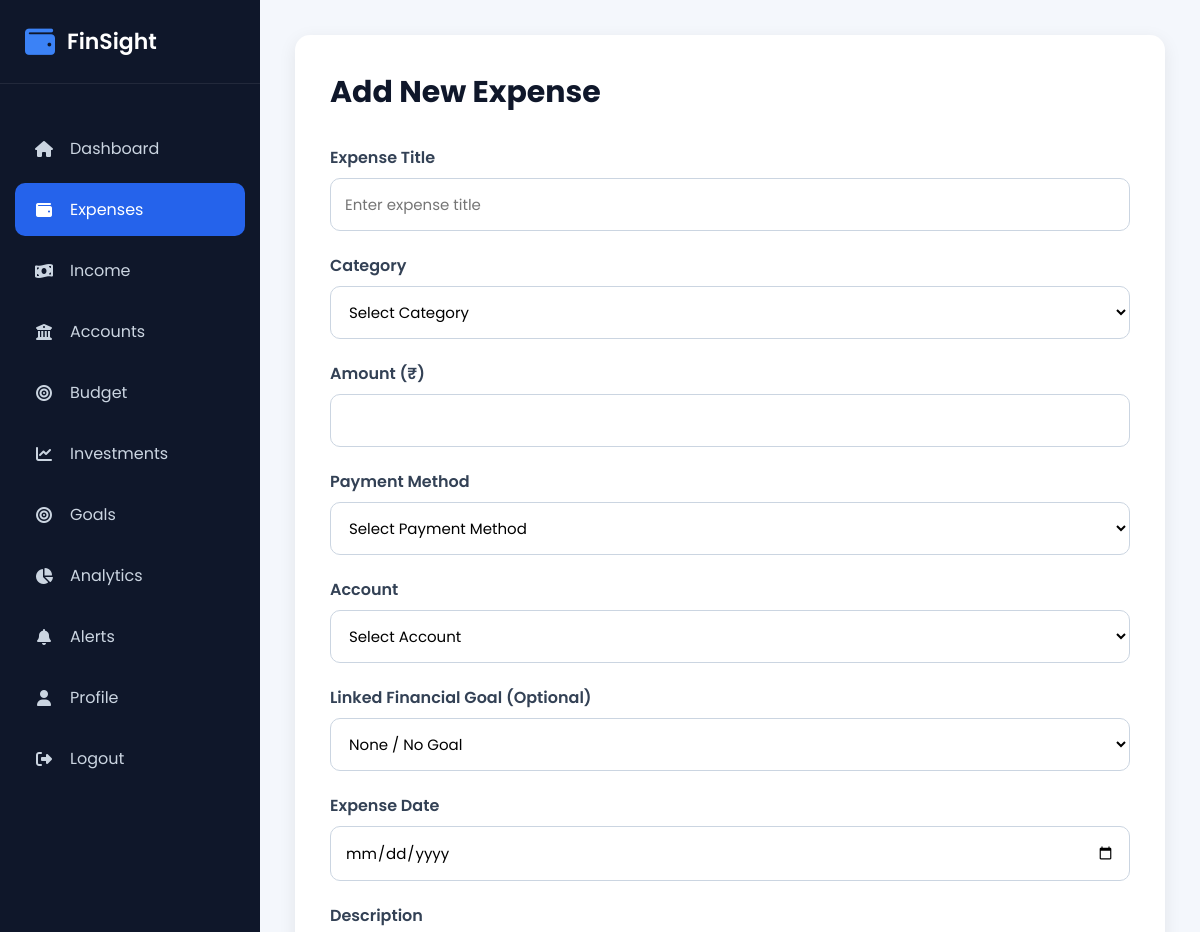
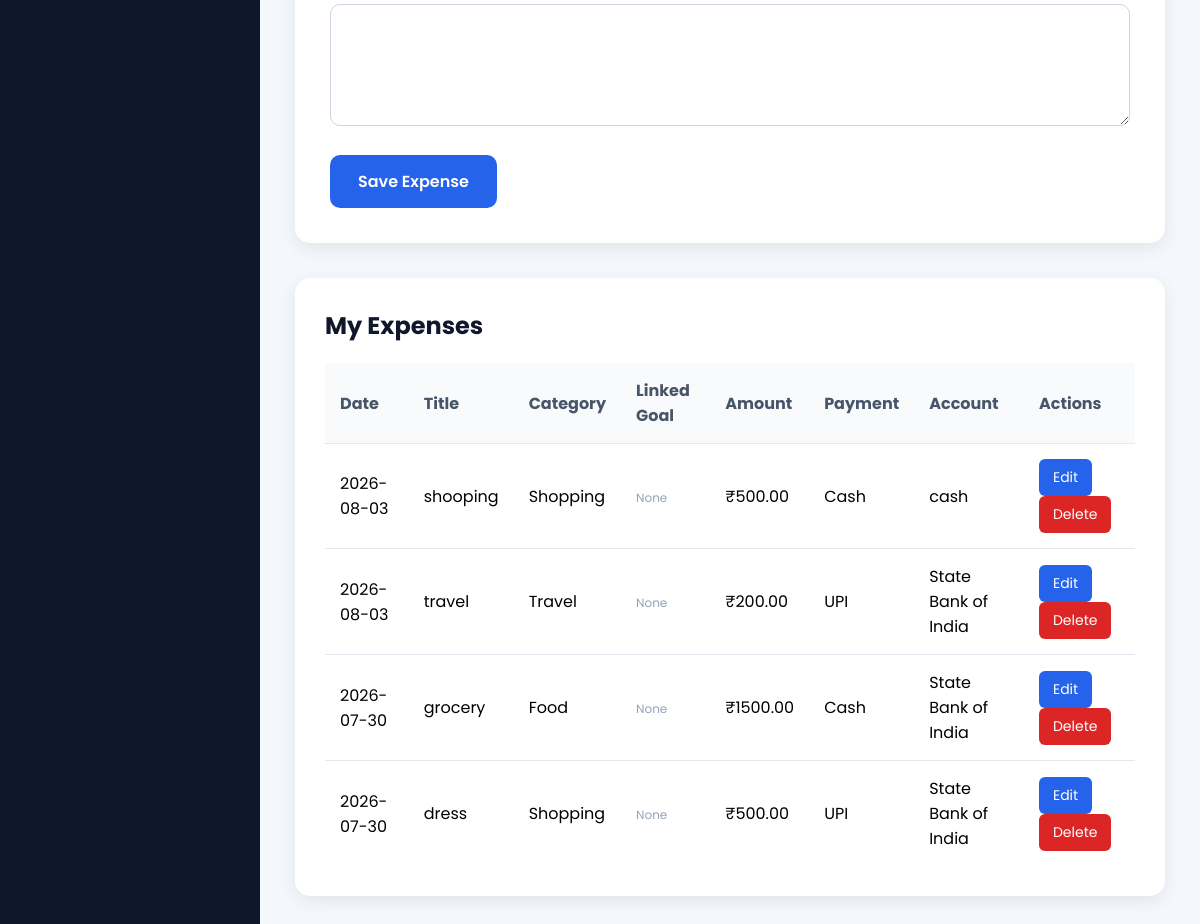
/expenses (signed in), run on the app's committed database (2 pictures, top to bottom).
### models/expense.py (models this page shows, shortened)
class Expense(db.Model):
    __tablename__ = "expenses"
    id = db.Column(db.Integer, primary_key=True)
    title = db.Column(
        db.String(100),
        nullable=False
    )
    category = db.Column(
        db.String(50),
        nullable=False
    )
    amount = db.Column(
        db.Float,
        nullable=False
    )
    payment_method = db.Column(
        db.String(30),
        nullable=False
    )
    account_id = db.Column(
        db.Integer,
        db.ForeignKey("accounts.id"),
        nullable=False
    )
    expense_date = db.Column(
        db.Date,
        nullable=False
    )
    description = db.Column(
        db.Text
    )
    created_at = db.Column(
        db.DateTime,
        default=datetime.utcnow
    )
    updated_at = db.Column(
        db.DateTime,
        default=datetime.utcnow,
        onupdate=datetime.utcnow
    )
    user_id = db.Column(
        db.Integer,
        db.ForeignKey("users.id"),
        nullable=False
    )
    goal_id = db.Column(
        db.Integer,
        db.ForeignKey("goals.id"),
        nullable=True
    )
    account = db.relationship(
        "Account",
        back_populates="expenses"
    )
    goal = db.relationship(
        "Goal",
        back_populates="expenses"
    )

### models/account.py (models this page shows, shortened)
class Account(db.Model):
    __tablename__ = "accounts"
    id = db.Column(db.Integer, primary_key=True)
    account_name = db.Column(
        db.String(100),
        nullable=False
    )
    account_type = db.Column(
        db.String(50),
        nullable=False
    )
    balance = db.Column(
        db.Float,
        nullable=False,
        default=0
    )
    description = db.Column(
        db.Text
    )
    created_at = db.Column(
        db.DateTime,
        default=datetime.utcnow
    )
    user_id = db.Column(
        db.Integer,
        db.ForeignKey("users.id"),
        nullable=False
    )
    expenses = db.relationship(
        "Expense",
        back_populates="account",
        cascade="all, delete-orphan",
        lazy=True
    )

### routes/expense.py (the view, shortened to what this page needs)
@expense.route("/expenses", methods=["GET", "POST"])
@login_required
def expenses():
    accounts = Account.query.filter_by(
        user_id=current_user.id
    ).all()
    goals = Goal.query.filter_by(
        user_id=current_user.id
    ).all()
    expenses_list = Expense.query.filter_by(
        user_id=current_user.id
    ).order_by(
        Expense.expense_date.desc()
    ).all()
    return render_template(
        "expenses.html",
        expenses=expenses_list,
        accounts=accounts,
        goals=goals
    )

### app.py (called while the page is built)
@login_manager.user_loader
def load_user(user_id):
    return User.query.get(int(user_id))

@app.context_processor
def inject_global_vars():
    if current_user.is_authenticated:
        unread_count = FinancialAlert.query.filter_by(user_id=current_user.id, is_read=False).count()
        return dict(unread_alerts_count=unread_count)
    return dict(unread_alerts_count=0)

### templates/expenses.html (shortened to what this page needs)
{% extends "layout.html" %}
{% block css %}
<link rel="stylesheet" href="{{ url_for('static', filename='css/expense.css') }}">
{% endblock %}
{% block content %}
<div class="expense-container">
    <div class="expense-form">
        <h2>Add New Expense</h2>
        <form method="POST">
            <div class="form-group">
                <label>Expense Title</label>
                <input type="text" name="title" placeholder="Enter expense title" required>
            </div>
            <div class="form-group">
                <label>Category</label>
                <select name="category" required>
                    <option value="">Select Category</option>
                </select>
            </div>
            <div class="form-group">
                <label>Amount (₹)</label>
                <input type="number" name="amount" step="0.01" required>
            </div>
            <div class="form-group">
                <label>Payment Method</label>
                <select name="payment_method" required>
                    <option value="">Select Payment Method</option>
                </select>
            </div>
            <div class="form-group">
                <label>Account</label>
                <select name="account_id" required>
                    <option value="">Select Account</option>
                </select>
            </div>
            <div class="form-group">
                <label>Linked Financial Goal (Optional)</label>
                <select name="goal_id">
                    <option value="none">None / No Goal</option>
                </select>
            </div>
            <div class="form-group">
                <label>Expense Date</label>
                <input type="date" name="expense_date" required>
            </div>
            <div class="form-group">
                <label>Description</label>
                <textarea name="description" rows="4"></textarea>
            </div>
            <button type="submit" class="btn-save">
                Save Expense
            </button>
        </form>
    </div>
</div>
<div class="expense-table">
    <h2>My Expenses</h2>
    <table>
        <thead>
            <tr>
                <th>Date</th>
                <th>Title</th>
                <th>Category</th>
                <th>Linked Goal</th>
                <th>Amount</th>
                <th>Payment</th>
                <th>Account</th>
                <th>Actions</th>
            </tr>
        </thead>
        <tbody>
            {% if expenses %}
                {% for expense in expenses %}
                <tr>
                    <td>{{ expense.expense_date }}</td>
                    <td>{{ expense.title }}</td>
                    <td>{{ expense.category }}</td>
                    <td>
                        {% if expense.goal %}
                            <span style="background: #EFF6FF; color: #2563EB; padding: 4px 10px; border-radius: 6px; font-weight: 600; font-size: 12px; border: 1px solid #BFDBFE; display: inline-block;">
                                🎯 {{ expense.goal.goal_name }}
                            </span>
                        {% else %}
                            <span style="color: #94A3B8; font-size: 12px;">None</span>
                        {% endif %}
                    </td>
                    <td>₹{{ "%.2f"|format(expense.amount) }}</td>
                    <td>{{ expense.payment_method }}</td>
                    <td>{{ expense.account.account_name }}</td>
                    <td>
                        <a href="{{ url_for('expense.edit_expense', id=expense.id) }}"
                           class="edit-btn">
                            Edit
                        </a>
                        <a href="{{ url_for('expense.delete_expense', id=expense.id) }}"
                           class="delete-btn"
                           onclick="return confirm('Are you sure you want to delete this expense?')">
                            Delete
                        </a>
                    </td>
                </tr>
                {% endfor %}
            {% else %}
                <tr>
                    <td colspan="8" class="no-data">
                        No expenses added yet.
                    </td>
                </tr>
            {% endif %}
        </tbody>
    </table>
</div>
{% endblock %}

### static/css/layout.css (style rules this page uses)
* { margin:0; padding:0; box-sizing:border-box; font-family:'Poppins',sans-serif; }
body { background:#f4f7fc; }

### static/css/expense.css (style rules this page uses)
.expense-container { max-width:900px; margin:0 auto; }
.expense-form { background:#fff; padding:35px; border-radius:15px; box-shadow:0 5px 18px rgba(0,0,0,.08); }
.expense-form h2 { margin-bottom:30px; color:#0F172A; font-size:30px; }
.form-group { margin-bottom:22px; }
.form-group label { display:block; margin-bottom:8px; font-weight:600; color:#334155; }
.form-group input, .form-group select, .form-group textarea { width:100%; padding:14px; border:1px solid #CBD5E1; border-radius:10px; font-size:15px; outline:none; transition:.3s; background:#fff; }
.form-group textarea { resize:vertical; }
.btn-save { background:#2563EB; color:#fff; border:none; padding:14px 28px; border-radius:10px; font-size:16px; font-weight:600; cursor:pointer; transition:.3s; }
.expense-table { margin-top:35px; background:#fff; padding:30px; border-radius:15px; box-shadow:0 5px 18px rgba(0,0,0,.08); }
.expense-table h2 { margin-bottom:20px; color:#0F172A; }
.expense-table table { width:100%; border-collapse:collapse; }
.expense-table th { background:#F8FAFC; padding:15px; text-align:left; color:#475569; }
.expense-table td { padding:15px; border-top:1px solid #E2E8F0; }
.delete-btn { display:inline-block; padding:8px 14px; background:#dc2626; color:#fff; text-decoration:none; border-radius:6px; font-size:14px; }
.edit-btn { display:inline-block; padding:8px 14px; background:#2563eb; color:#fff; text-decoration:none; border-radius:6px; margin-right:8px; font-size:14px; }

### data on the page
Expense: expense_date "2026-08-03", title "shooping", category "Shopping", amount "500.00", payment_method "Cash", account.account_name "cash"
Expense: expense_date "2026-08-03", title "travel", category "Travel", amount "200.00", payment_method "UPI", account.account_name "State Bank of India"
Expense: expense_date "2026-07-30", title "grocery", category "Food", amount "1500.00", payment_method "Cash", account.account_name "State Bank of India"
Expense: expense_date "2026-07-30", title "dress", category "Shopping", amount "500.00", payment_method "UPI", account.account_name "State Bank of India"
